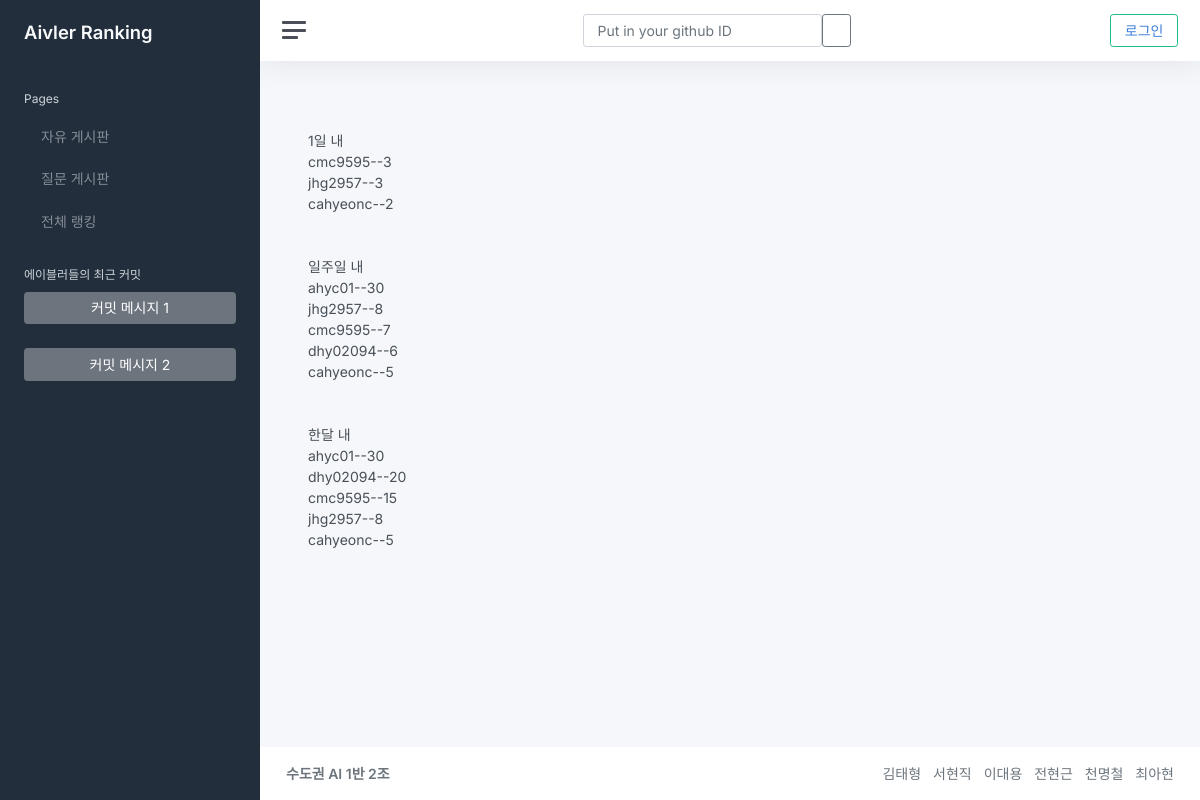
Before: /home/search/ with the older database file.
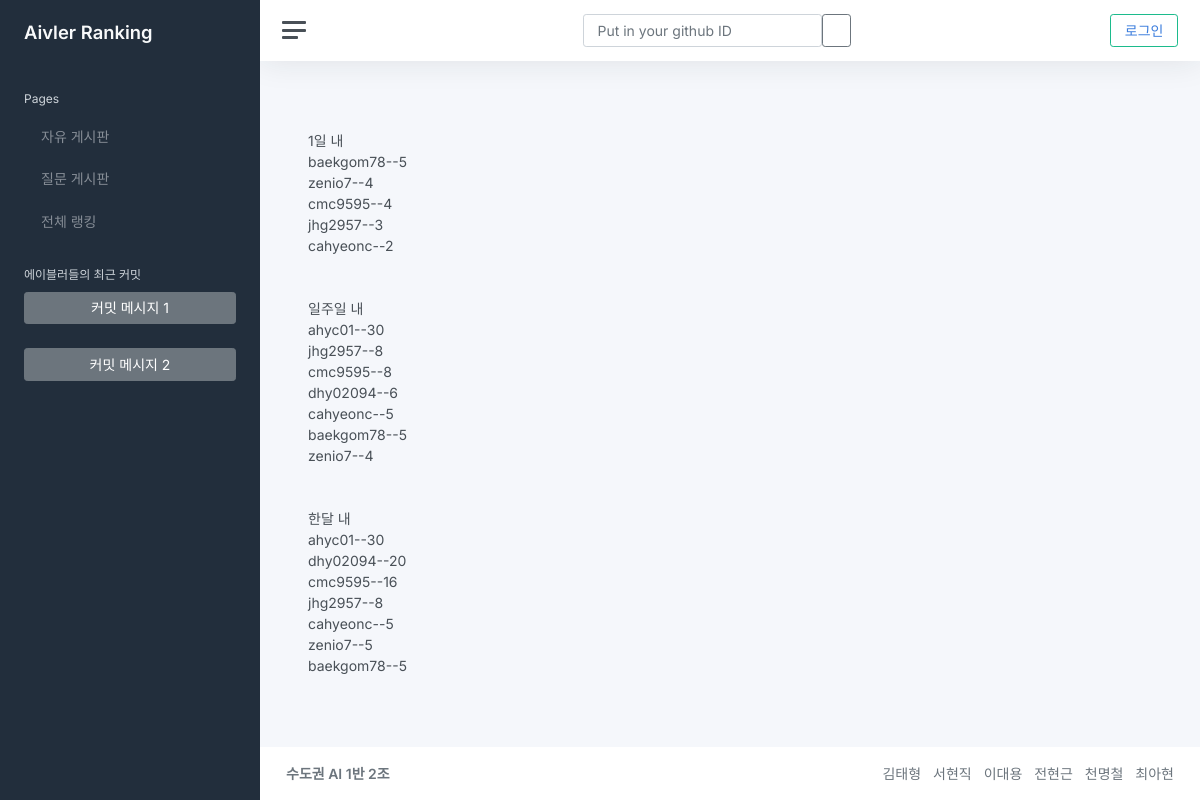
After: the same page with the newer database file.
### home/models.py (models this page shows)
class Commit(models.Model):
    eventid = models.IntegerField()
    userid = models.CharField(max_length=50)
    repository = models.CharField(max_length=100)
    time = models.DateField()
    message = models.CharField(max_length=1000)

### home/views.py (the view)
# urls.py: path('search/', views.search, name='search'),
def search(request):
    data = []
    msg = ''
    if request.method=='POST': # 검색박스
        id = request.POST.get('githubID').split() # 양쪽공백허용
        if id:
            id = id[0]
        else:
            id = ''
        commitList=getCommitsFromAPI(id)
        if commitList=='no token':
            msg = 'no token'
        elif commitList==[]:
            msg = 'id가 틀림'
        else:
            Commit.objects.filter(userid=id).delete()
            for i in commitList:
                Commit(eventid=i[0], userid=id, repository=i[1], time=i[2][:10], message=i[3]).save()
            data = Commit.objects.filter(userid=id)
    else: # 사이드바 '전체랭킹'으로 접속
        id = None
    print("id=", id)
    return render(request, 'home/resultpage.html',
                  {'data': data[:10],
                   'id': id,
                   'msg':msg,
                   'rankDay':rankByDate('day'),
                   'rankWeek':rankByDate('week'),
                   'rankMonth':rankByDate('month'),
                   })

### home/views.py (called while the page is built)
def rankByDate(option):
    today = datetime.today()
    if option=='day':
        diff = timedelta(days=1)
    elif option=='week':
        diff = timedelta(days=today.weekday())
    elif option=='month':
        diff = timedelta(days=today.day)
    target = str(today - diff).split()[0]
    commitList = Commit.objects.filter(time__gte=target)
    dic = {}
    for i in commitList:
        dic[i.userid] = dic.get(i.userid, 0) + 1
    return sorted(dic.items(), key=lambda x:x[1], reverse=True)

### home/templates/home/resultpage.html (shortened to what this page needs)
{% extends "base.html" %}
{% block content %}
<br>
1일 내<br>
{% if rankDay %}
    {% for key, val in rankDay %}
        {{key}}--{{val}}<br>
    {% endfor %}
{% else %}
    순위 결과 없음.
{% endif %}
<br><br>
일주일 내<br>
{% if rankWeek %}
    {% for key, val in rankWeek %}
        {{key}}--{{val}}<br>
    {% endfor %}
{% else %}
    순위 결과 없음.
{% endif %}
<br><br>
한달 내<br>
{% if rankMonth %}
    {% for key, val in rankMonth %}
        {{key}}--{{val}}<br>
    {% endfor %}
{% else %}
    순위 결과 없음.
{% endif %}
{% endblock %}

### templates/base.html (shortened to what this page needs)
{% load static %}
<!DOCTYPE html>
<html lang="en">
<head>
    <link href={% static 'css/app.css' %} rel="stylesheet">
</head>
<body>
    <div class="wrapper">
        {% include 'sidebar.html' %}
        <div class="main">
            {% include 'navigation.html' %}
            <main class="content">
                <div class="container-fluid p-0">
                    {% block content %}
                    {% endblock %}
                </div>
            </main>
            {% include 'footer.html' %}
        </div>
    </div>
</body>
</html>

### templates/sidebar.html (shortened to what this page needs)
<nav id="sidebar" class="sidebar js-sidebar">
  <div class="sidebar-content js-simplebar">
    <a class="sidebar-brand" href="http://127.0.0.1:8000/">
      <span class="align-middle">Aivler Ranking</span>
    </a>
    <ul class="sidebar-nav">
      <li class="sidebar-header">
        Pages
      </li>
      <li class="sidebar-item">
        <a class="sidebar-link" href="http://127.0.0.1:8000/free/">
           <span class="align-middle">자유
            게시판</span>
        </a>
      </li>
      <li class="sidebar-item">
        <a class="sidebar-link" href="http://127.0.0.1:8000/qna/">
           <span class="align-middle">질문
            게시판</span>
        </a>
      </li>
      <li class="sidebar-item">
        <a class="sidebar-link" href="{% url 'home:search' %}">
           <span class="align-middle">전체 랭킹</span>
        </a>
      </li>
      <li class="sidebar-header">
        에이블러들의 최근 커밋
        <p>
          <a class="btn btn-secondary mt-2 w-100" data-bs-toggle="collapse" href="#collapseExample" role="button"
            aria-expanded="false" aria-controls="collapseExample">
            커밋 메시지 1
          </a>
        <a class="btn btn-secondary mt-2 w-100" data-bs-toggle="collapse" href="#collapseExample2" role="button"
          aria-expanded="false" aria-controls="collapseExample2">
          커밋 메시지 2
        </a>
        </p>
      </li>
    </ul>
  </div>
</nav>

### templates/navigation.html (shortened to what this page needs)
<nav class="navbar navbar-expand navbar-light navbar-bg">
  <a class="sidebar-toggle js-sidebar-toggle">
    <i class="hamburger align-self-center"></i>
  </a>
  <div class="navbar-collapse collapse">
    <ul class="navbar-nav w-100 justify-content-between">
      <li>
        {% include 'search_form.html' %}
      </li>
      <li>
        <button type="button btn-sm" class="btn btn-outline-success">
          {% if user.is_authenticated %}
          <a href="{% url 'common:logout' %}">{{ user.username }} (로그아웃)</a>
          {% else %}
          <a href="{% url 'common:login' %}">로그인</a>
          {% endif %}
        </button>
      </li>
    </ul>
  </div>
</nav>

### templates/search_form.html (shortened to what this page needs)
<form class='d-flex justify-content-between' method='post' action="{% url 'home:search' %}">
  <input name='githubID' type="text" class="form-control" placeholder="Put in your github ID"
    aria-describedby="button-addon2">
  <button class="btn btn-outline-secondary" type="submit" id="button-addon2">
  </button>
</form>

### templates/footer.html
<footer class="footer">
  <div class="container-fluid">
    <div class="row text-muted">
      <div class="col-6 text-start">
        <p class="mb-0">
          <a class="text-muted" href="https://github.com/cmc9595/Aivler-Ranking-System" target='_blank'><strong>수도권 AI
              1반 2조</strong></a>
        </p>
      </div>
      <div class="col-6 text-end">
        <ul class="list-inline">
          <li class="list-inline-item">
            <a class="text-muted" href="#">김태형</a>
          </li>
          <li class="list-inline-item">
            <a class="text-muted" href="#">서현직</a>
          </li>
          <li class="list-inline-item">
            <a class="text-muted" href="#">이대용</a>
          </li>
          <li class="list-inline-item">
            <a class="text-muted" href="#">전현근</a>
          </li>
          <li class="list-inline-item">
            <a class="text-muted" href="#">천명철</a>
          </li>
          <li class="list-inline-item">
            <a class="text-muted" href="#">최아현</a>
          </li>
        </ul>
      </div>
    </div>
  </div>
</footer>

Changed rows visible on the page:
added Commit: rankDay "baekgom78", rankWeek "baekgom78", rankMonth "baekgom78"
added Commit: rankDay "zenio7", rankWeek "zenio7", rankMonth "zenio7"
Other visible differences:
new list line: "-- 5"
new list line: "-- 4"
new list line: "-- 8"
new list line: "-- 16"
list line gone: "-- 3"
list line gone: "-- 7"
list line gone: "-- 15"
